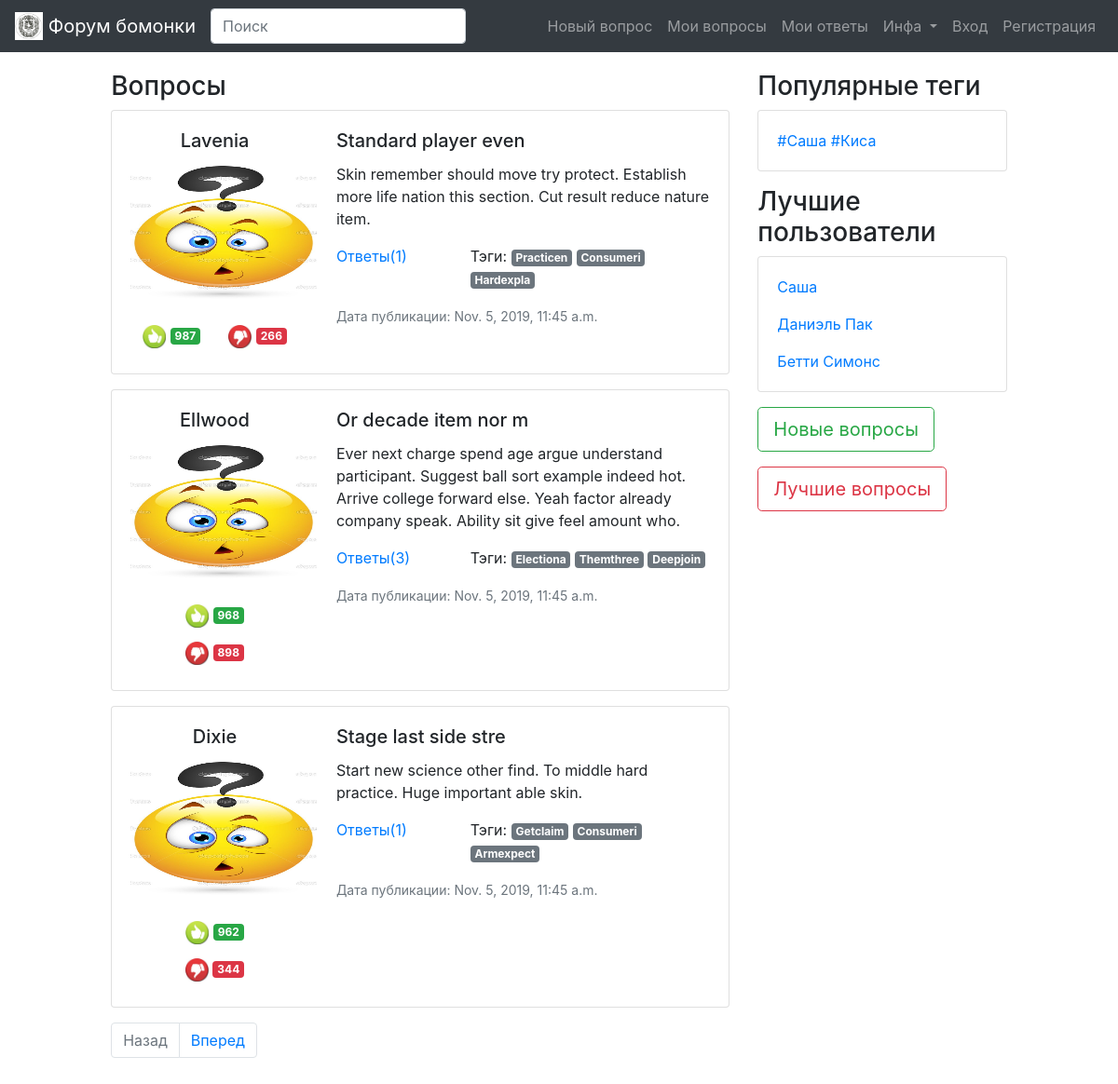
The page /top/ on the database its author committed.
### bomonka_forum/models.py (models this page shows, shortened)
class Question(models.Model):
    title = models.CharField(max_length=255, verbose_name='Заголовок')
    body = models.TextField(blank=True, verbose_name='Текст')
    author = models.ForeignKey(Profile, on_delete=models.CASCADE, verbose_name='Автор')
    datetime_published = models.DateTimeField(auto_now_add=True, verbose_name='Дата публикации')
    num_like = models.IntegerField(default=0, verbose_name='Количество лайков')
    num_dislike = models.IntegerField(default=0, verbose_name='Количество дизлайков')
    like = models.ManyToManyField('Profile', blank=True, related_name='questions_like', verbose_name='Лайки')
    dislike = models.ManyToManyField('Profile', blank=True, related_name='questions_dislike', verbose_name='Дизлайки')
    tags = models.ManyToManyField('Tag', blank=True, related_name='questions_tags', verbose_name='Тэги')
    slug = models.SlugField(max_length=150, unique=True)
    objects = QuestionManager()
    class Meta:
        verbose_name = 'Вопрос'
        verbose_name_plural = 'Вопросы'
        ordering = ['-datetime_published']
        unique_together = [('title'), ('body')]

class Profile(models.Model):
    user = models.OneToOneField(User, on_delete=models.CASCADE)
    email = models.EmailField()
    avatar = models.ImageField(upload_to='static/img/avatars/', default='static/img/default_ava.jpg')
    date = models.DateField(null=True, verbose_name='День Рождения')
    '''
    TODO: сделать подсчет лайков и дизлайков по всем постам
    '''
    num_like = models.IntegerField(default=0, verbose_name='Количество лайков')
    num_dislike = models.IntegerField(default=0, verbose_name='Количество дизлайков')
    def __str__(self):
        return self.user.username
    class Meta:
        verbose_name = 'Профиль'
        verbose_name_plural = 'Профили'

class Tag(models.Model):
    title = models.CharField(max_length=50, unique=True)
    class Meta:
        verbose_name = 'Тэг'
        verbose_name_plural = 'Тэги'

### bomonka_forum/views.py (the view)
# urls.py: path('top/', questions_top, name='questions_top_url'),
def questions_top(request):
    search_query = request.GET.get('search', '')
    if search_query:
        questions = Question.objects.filter(Q(title__icontains=search_query) | Q(body__icontains=search_query))
    else:
        questions = Question.objects.show_top()
    context = paginator(request, questions, QUESTIONS_PER_PAGE)
    return render(request, 'bomonka_forum/index.html', context=context)

### bomonka_forum/models.py (called while the page is built)
    def show_top(self):
        return self.order_by('-num_like')

### bomonka_forum/views.py (called while the page is built)
def paginator(request, object_list, amount):
    paginator = Paginator(object_list, amount)
    page_number = request.GET.get('page', 1)
    page = paginator.get_page(page_number)
    is_paginated = page.has_other_pages()
    next_url = ''
    if page.has_next():
        next_url = f'?page={page.next_page_number()}'
    prev_url = ''
    if page.has_previous():
        prev_url = f'?page={page.previous_page_number()}'
    context = {
        'blogs': page,
        'is_paginated': is_paginated,
        'prev_url': prev_url,
        'next_url': next_url,
    }
    return context

### bomonka_forum/templates/bomonka_forum/index.html
{% extends 'base.html' %}
{% load static %}
{% block content %}
<h3 class="md-3"> Вопросы </h3>
{% for question in blogs %}
  {% include 'bomonka_forum/question_card.html' %}
{% endfor %}
{% endblock content %}

### bomonka_forum/templates/bomonka_forum/question_card.html
{% load static %}
{% block content %}
<div class="card mb-3">
	<div class="row no-gutters">
		<div class="col-md-4">
			<div class="text-center card-body">
			    <h5 class="card-title">
				    {{ question.author }}
				</h5>
				<p class="card-text">
			        <img src="/{{ question.author.avatar }}"
			        width="200" height="150" alt="NO FACE">
			    </p>
			    <button type="button" class="btn btn-white">
				    <img src="{% static 'img/like.jpg' %}" width="25" height="25" alt="...">
				    <span class="badge badge-success"> {{ question.num_like }} </span>
			    </button>
			    <button type="button" class="btn btn-white">
				    <img src="{% static 'img/dislike.jpg' %}" width="25" height="25" alt="...">
				    <span class="badge badge-danger"> {{ question.num_dislike }} </span>
			    </button>
			</div>
		</div>
		<div class="col-md-8">
			<div class="card-body">
				<h5 class="card-title"> {{ question.title }} </h5>
				<p class="card-text"> {{ question.body }} </p>
				<div class="row">
		            <div class="col-md-4">
					    <a href="{% url 'question_info_url' slug=question.slug%}">
					        Ответы({{ question.answers.count }})
					    </a>
					</div>
					<div class="col-md-8">
					    <p>
					        Тэги:
					        {% for tag in question.tags.all %}
					            <a href="{% url 'question_tag_url' title=tag.title %}"
					            class="badge badge-secondary"> {{ tag.title }} </a>
					        {% endfor %}
					    </p>
					</div>
				</div>
				<p class="card-text">
					<small class="text-muted">
					    Дата публикации: {{ question.datetime_published }}
				    </small>
				</p>
			</div>
		</div>
	</div>
</div>
{% endblock content %}

### rows shown on the page
Question: author "Lavenia", author.avatar (placeholder picture), num_like "987", num_dislike "266", title "Standard player even", body "Skin remember should move try protect. Establish more life nation this section. Cut result reduce nature item.", answers.count "1", datetime_published "Nov. 5, 2019, 11:45 a.m."
Tag: title "Practicen"
Tag: title "Consumeri"
Tag: title "Hardexpla"
Question: author "Ellwood", author.avatar (placeholder picture), num_like "968", num_dislike "898", title "Or decade item nor m", body "Ever next charge spend age argue understand participant. Suggest ball sort example indeed hot. Arrive college forward else. Yeah factor already company speak. Ability sit give feel amount who.", answers.count "3", datetime_published "Nov. 5, 2019, 11:45 a.m."
Tag: title "Electiona"
Tag: title "Themthree"
Tag: title "Deepjoin"
Question: author "Dixie", author.avatar (placeholder picture), num_like "962", num_dislike "344", title "Stage last side stre", body "Start new science other find. To middle hard practice. Huge important able skin.", answers.count "1", datetime_published "Nov. 5, 2019, 11:45 a.m."
Tag: title "Getclaim"
Tag: title "Armexpect"
